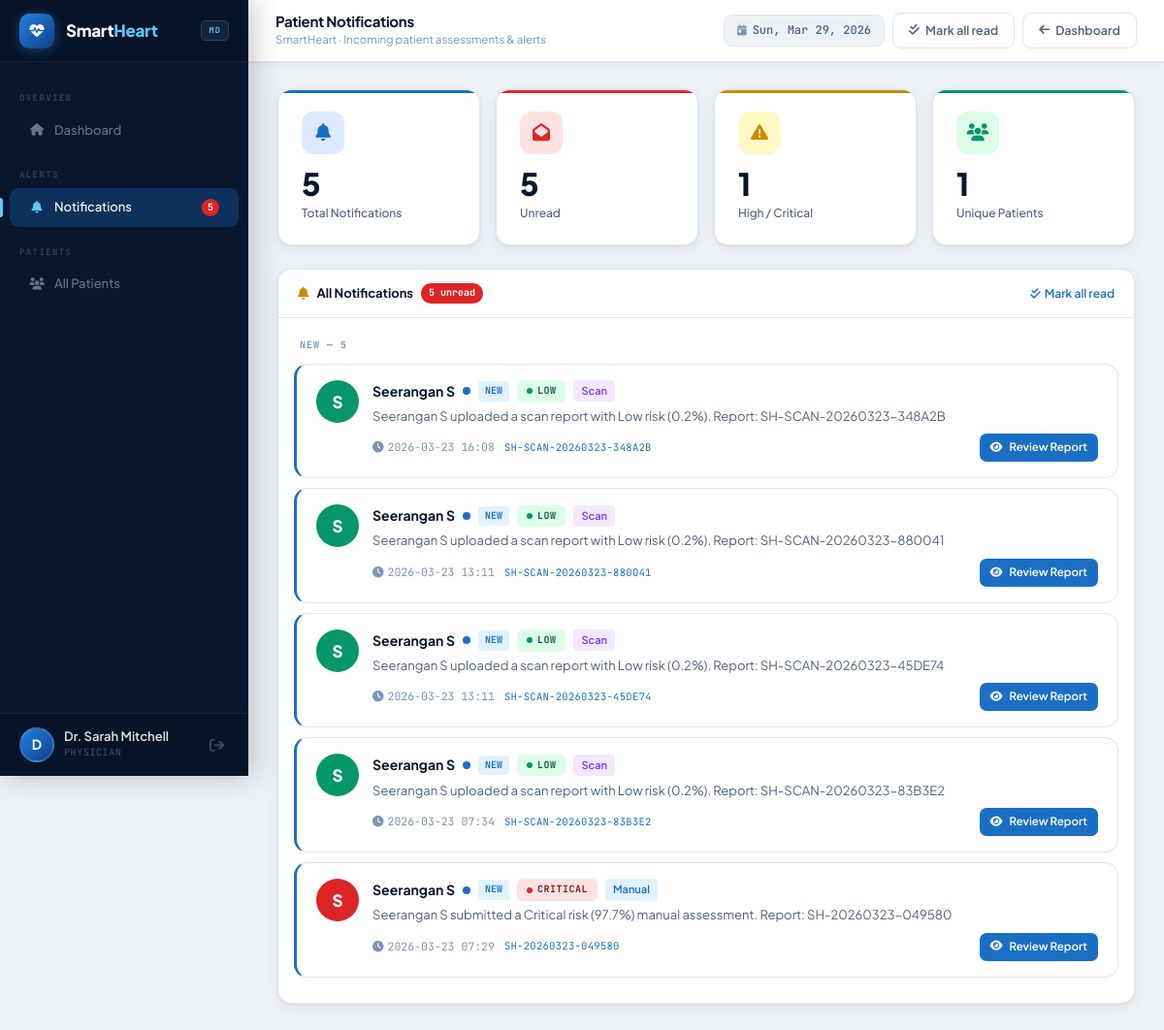
The app's page /doctor/notifications (signed in) with its own data.
### tables this page shows
CREATE TABLE notifications (
            id INTEGER PRIMARY KEY AUTOINCREMENT,
            doctor_id INTEGER NOT NULL,
            patient_id INTEGER NOT NULL,
            report_id INTEGER NOT NULL,
            message TEXT NOT NULL,
            is_read INTEGER DEFAULT 0,
            created_at TIMESTAMP DEFAULT CURRENT_TIMESTAMP,
            FOREIGN KEY (doctor_id) REFERENCES users(id),
            FOREIGN KEY (patient_id) REFERENCES users(id),
            FOREIGN KEY (report_id) REFERENCES reports(id)
        );

CREATE TABLE users (
            id INTEGER PRIMARY KEY AUTOINCREMENT,
            name TEXT NOT NULL,
            email TEXT UNIQUE NOT NULL,
            password TEXT NOT NULL,
            role TEXT NOT NULL CHECK(role IN ('doctor','patient')),
            phone TEXT,
            dob TEXT,
            gender TEXT,
            created_at TIMESTAMP DEFAULT CURRENT_TIMESTAMP
        );

CREATE TABLE reports (
            id INTEGER PRIMARY KEY AUTOINCREMENT,
            user_id INTEGER NOT NULL,
            ref_id TEXT UNIQUE NOT NULL,
            age INTEGER,
            gender TEXT,
            bp INTEGER,
            cholesterol INTEGER,
            heart_rate INTEGER,
            sugar INTEGER,
            chest_pain INTEGER,
            risk_score REAL,
            severity TEXT,
            doctor_remarks TEXT,
            input_method TEXT DEFAULT 'manual',
            scan_filename TEXT,
            created_at TIMESTAMP DEFAULT CURRENT_TIMESTAMP,
            FOREIGN KEY (user_id) REFERENCES users(id)
        );

### controllers/doctor_controller.py (the view)
@doctor_bp.route('/notifications')
@doctor_required
def notifications_page():
    notifications = get_doctor_notifications(session['user_id'], limit=50)
    unread_notif = get_unread_notification_count(session['user_id'])
    return render_template('doctor_notifications.html',
                           notifications=notifications, unread_notif=unread_notif)

### controllers/doctor_controller.py (called while the page is built)
def doctor_required(f):
    from functools import wraps
    @wraps(f)
    def decorated(*args, **kwargs):
        if 'user_id' not in session or session.get('user_role') != 'doctor':
            flash('Doctor access required.', 'warning')
            return redirect(url_for('auth.select_role'))
        return f(*args, **kwargs)
    return decorated

### models/database.py (called while the page is built)
def get_db():
    conn = sqlite3.connect(DB_PATH)
    conn.row_factory = sqlite3.Row
    conn.execute("PRAGMA foreign_keys = ON")
    return conn

def get_doctor_notifications(doctor_id, limit=20):
    conn = get_db()
    rows = conn.execute('''
        SELECT n.*, u.name as patient_name, r.ref_id, r.severity, r.risk_score, r.input_method
        FROM notifications n
        JOIN users u ON n.patient_id = u.id
        JOIN reports r ON n.report_id = r.id
        WHERE n.doctor_id = ?
        ORDER BY n.created_at DESC
        LIMIT ?
    ''', (doctor_id, limit)).fetchall()
    conn.close()
    return rows

def get_unread_notification_count(doctor_id):
    conn = get_db()
    count = conn.execute(
        'SELECT COUNT(*) FROM notifications WHERE doctor_id = ? AND is_read = 0', (doctor_id,)
    ).fetchone()[0]
    conn.close()
    return count

### templates/doctor_notifications.html (shortened to what this page needs)
{% set active = 'notifications' %}
{% extends "base.html" %}
{% block body %}
{% include '_sidebar.html' %}
<header class="topbar">
  <div class="tb-left">
    <div class="tb-title">Patient Notifications</div>
    <div class="tb-sub">SmartHeart · Incoming patient assessments & alerts</div>
  </div>
  <div class="tb-right">
    <div class="tb-chip"><i class="fas fa-calendar-day"></i><span class="live-date"></span></div>
    {% if notifications %}
    <form method="POST" action="/doctor/notifications/mark-read" style="display:inline;">
      <button type="submit" class="btn-g"><i class="fas fa-check-double"></i><span class="hide-xs"> Mark all read</span></button>
    </form>
    {% endif %}
    <a href="/doctor/dashboard" class="btn-g"><i class="fas fa-arrow-left"></i><span class="hide-xs"> Dashboard</span></a>
  </div>
</header>
<main class="pw pe">
  <div class="row g-3 mb-4">
    <div class="col-6 col-md-3">
      <div class="kpi kpi-blue">
        <div class="kpi-bar"></div>
        <div class="kpi-icon"><i class="fas fa-bell"></i></div>
        <div class="kpi-val">{{ notifications|length }}</div>
        <div class="kpi-lbl">Total Notifications</div>
      </div>
    </div>
    <div class="col-6 col-md-3">
      <div class="kpi kpi-red">
        <div class="kpi-bar"></div>
        <div class="kpi-icon"><i class="fas fa-envelope-open"></i></div>
        <div class="kpi-val">{{ unread_notif }}</div>
        <div class="kpi-lbl">Unread</div>
      </div>
    </div>
    <div class="col-6 col-md-3">
      <div class="kpi kpi-amber">
        <div class="kpi-bar"></div>
        <div class="kpi-icon"><i class="fas fa-triangle-exclamation"></i></div>
        <div class="kpi-val">{{ notifications|selectattr('severity','in',['High','Critical'])|list|length }}</div>
        <div class="kpi-lbl">High / Critical</div>
      </div>
    </div>
    <div class="col-6 col-md-3">
      <div class="kpi kpi-green">
        <div class="kpi-bar"></div>
        <div class="kpi-icon"><i class="fas fa-users"></i></div>
        <div class="kpi-val">{{ notifications|map(attribute='patient_name')|list|unique|list|length }}</div>
        <div class="kpi-lbl">Unique Patients</div>
      </div>
    </div>
  </div>
  <div class="row g-3">
    <div class="col-12">
      <div class="card">
        <div class="ch">
          <i class="fas fa-bell" style="color:var(--yellow);"></i>
          All Notifications
          {% if unread_notif > 0 %}<span style="background:var(--red);color:#fff;font-size:10px;font-weight:700;padding:2px 8px;border-radius:10px;font-family:var(--mono);">{{ unread_notif }} unread</span>{% endif %}
          {% if notifications %}
          <form method="POST" action="/doctor/notifications/mark-read" style="margin-left:auto;">
            <button type="submit" style="font-size:12px;color:var(--blue);background:none;border:none;cursor:pointer;font-family:var(--f);font-weight:600;padding:0;white-space:nowrap;"><i class="fas fa-check-double me-1"></i>Mark all read</button>
          </form>
          {% endif %}
        </div>
        <div class="cb" style="padding:16px!important;">
          {% if notifications %}
            {% set unread_list = notifications|selectattr('is_read','equalto',0)|list %}
            {% set read_list   = notifications|selectattr('is_read','ne',0)|list %}
            {% if unread_list %}
            <div style="font-size:10px;font-weight:700;text-transform:uppercase;letter-spacing:1px;color:var(--muted);padding:4px 6px 10px;font-family:var(--mono);">New — {{ unread_list|length }}</div>
            {% for n in unread_list %}
            <a href="/doctor/notification/{{ n.id }}/view" class="nf-card unread">
              <div class="nf-inner">
                <div class="nf-av" style="background:{% if n.severity=='Critical' %}var(--red){% elif n.severity=='High' %}var(--orange){% elif n.severity=='Moderate' %}var(--yellow){% else %}var(--green){% endif %};">{{ n.patient_name[0]|upper }}</div>
                <div class="nf-body">
                  <div class="nf-hdr">
                    <span class="nf-name">{{ n.patient_name }}</span>
                    <span class="nf-dot"></span>
                    <span style="font-size:10px;background:var(--sky);color:var(--blue);padding:2px 7px;border-radius:4px;font-weight:700;font-family:var(--mono);">NEW</span>
                    <span class="rp rp-{{ n.severity }}" style="font-size:10px;"><span class="dot"></span>{{ n.severity }}</span>
                    <span style="font-size:11px;background:{% if n.input_method=='scan' %}#f3e8ff{% else %}var(--sky){% endif %};color:{% if n.input_method=='scan' %}#7c3aed{% else %}var(--blue){% endif %};padding:2px 8px;border-radius:4px;font-weight:600;">{{ n.input_method|title }}</span>
                  </div>
                  <div class="nf-msg">{{ n.message }}</div>
                  <div class="nf-foot">
                    <span class="nf-time"><i class="fas fa-clock me-1"></i>{{ n.created_at[:16] }}</span>
                    <span class="mono" style="font-size:10.5px;">{{ n.ref_id }}</span>
                    <span class="bp bxs" style="margin-left:auto;"><i class="fas fa-eye"></i> Review Report</span>
                  </div>
                </div>
              </div>
            </a>
            {% endfor %}
            {% endif %}
          {% else %}
          <div class="es" style="padding:60px 20px;">
            <span class="es-icon"><i class="fas fa-bell-slash"></i></span>
            <h5>No notifications yet</h5>
            <p>You'll be notified when patients submit new cardiac assessments.</p>
          </div>
          {% endif %}
        </div>
      </div>
    </div>
  </div>
</main>
{% endblock %}

### templates/doctor_notifications.html (style rules this page uses)
.nf-card { background:var(--white);border:1px solid var(--border);border-radius:var(--r2);margin-bottom:10px;overflow:hidden;transition:box-shadow .2s,transform .2s;text-decoration:none;display:block;color:inherit; }
.nf-card.unread { border-left:3px solid var(--blue); }
.nf-inner { display:flex;gap:14px;align-items:flex-start;padding:16px 20px; }
.nf-av { width:44px;height:44px;border-radius:50%;flex-shrink:0;display:flex;align-items:center;justify-content:center;font-size:17px;font-weight:800;color:#fff; }
.nf-body { flex:1;min-width:0; }
.nf-hdr { display:flex;align-items:center;gap:8px;margin-bottom:5px;flex-wrap:wrap; }
.nf-name { font-weight:700;font-size:14px;color:var(--navy); }
.nf-dot { width:8px;height:8px;border-radius:50%;background:var(--blue);flex-shrink:0; }
.nf-msg { font-size:13px;color:var(--slate);margin-bottom:8px;line-height:1.5; }
.nf-foot { display:flex;align-items:center;gap:10px;flex-wrap:wrap; }
.nf-time { font-size:11.5px;color:var(--muted);font-family:var(--mono); }

### records on screen
notifications: name "S", patient_name "Seerangan S", severity "LOW", input_method "Scan", message "Seerangan S uploaded a scan report with Low risk (0.2%). Report: SH-SCAN-20260323-348A2B", created_at "2026-03-23 16:08", ref_id "SH-SCAN-20260323-348A2B"
notifications: name "S", patient_name "Seerangan S", severity "LOW", input_method "Scan", message "Seerangan S uploaded a scan report with Low risk (0.2%). Report: SH-SCAN-20260323-880041", created_at "2026-03-23 13:11", ref_id "SH-SCAN-20260323-880041"
notifications: name "S", patient_name "Seerangan S", severity "LOW", input_method "Scan", message "Seerangan S uploaded a scan report with Low risk (0.2%). Report: SH-SCAN-20260323-45DE74", created_at "2026-03-23 13:11", ref_id "SH-SCAN-20260323-45DE74"
notifications: name "S", patient_name "Seerangan S", severity "LOW", input_method "Scan", message "Seerangan S uploaded a scan report with Low risk (0.2%). Report: SH-SCAN-20260323-83B3E2", created_at "2026-03-23 07:34", ref_id "SH-SCAN-20260323-83B3E2"
notifications: name "S", patient_name "Seerangan S", severity "CRITICAL", input_method "Manual", message "Seerangan S submitted a Critical risk (97.7%) manual assessment. Report: SH-20260323-049580", created_at "2026-03-23 07:29", ref_id "SH-20260323-049580"

### other values on screen
{{ unread_notif }} "5"
{{ session.user_name[0]|upper }} "D"
{{ session.user_name|truncate(18,true,'') }} "Dr. Sarah Mitchell"
{{ notifications|length }} "5"
{{ notifications|map(attribute='patient_name')|list|unique|list|length }} "1"
{{ unread_list|length }} "5"
